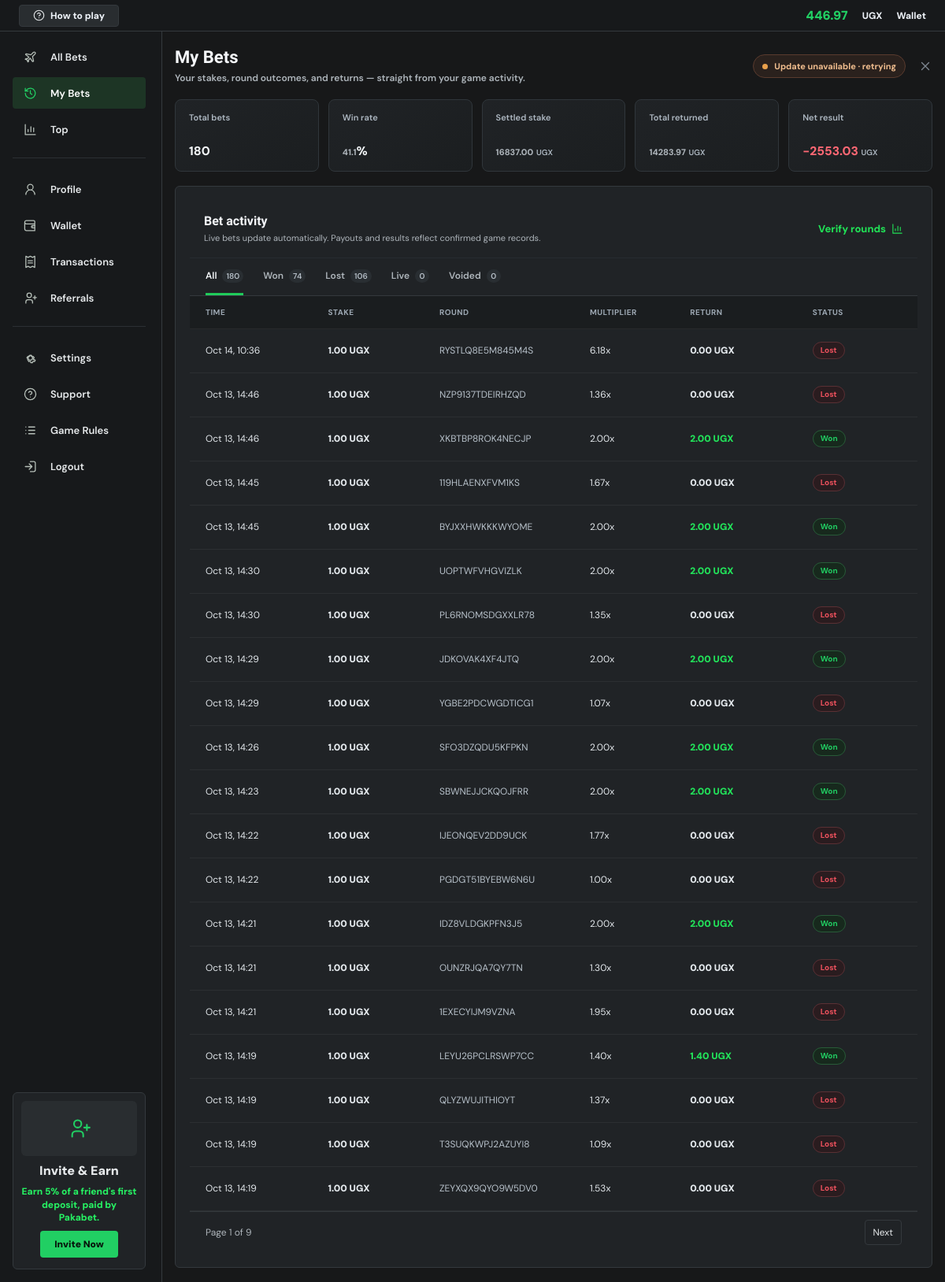
Screenshot of /bet-history/ (signed in) with the database file from the repository.
### core/models.py (models this page shows, shortened)
class Profile(models.Model):
    user = models.OneToOneField(User, on_delete=models.CASCADE)
    referral_code = models.UUIDField(default=uuid.uuid4, unique=True, editable=False)
    client_seed = models.CharField(max_length=128, default=generate_client_seed)
    balance = models.DecimalField(max_digits=12, decimal_places=2, default=1000)
    currency = models.CharField(max_length=3, default='UGX')
    phone_number = models.CharField(max_length=20, blank=True)
    daily_deposit_limit = models.DecimalField(max_digits=12, decimal_places=2, default=300000)
    daily_loss_limit = models.DecimalField(max_digits=12, decimal_places=2, default=200000)
    created_at = models.DateTimeField(auto_now_add=True)

class GameSession(models.Model):
    user = models.ForeignKey(User, on_delete=models.CASCADE)
    round = models.ForeignKey(GameRound, on_delete=models.SET_NULL, null=True, blank=True, related_name='bets')
    stake = models.DecimalField(max_digits=8, decimal_places=2)
    crash_point = models.DecimalField(max_digits=8, decimal_places=2)
    auto_cashout_at = models.DecimalField(max_digits=8, decimal_places=2, null=True, blank=True)
    bet_request_id = models.CharField(max_length=32, blank=True)
    cashed_out_at = models.DecimalField(max_digits=8, decimal_places=2, null=True, blank=True)
    won_amount = models.DecimalField(max_digits=10, decimal_places=2, default=0)
    created_at = models.DateTimeField(default=timezone.now)
    class Meta:
        indexes = [
            models.Index(fields=['round', '-stake']),
            models.Index(fields=['round', '-won_amount']),
            models.Index(fields=['round', 'user']),
            models.Index(fields=['round', 'cashed_out_at', 'auto_cashout_at']),
        ]
        constraints = [
            models.UniqueConstraint(
                fields=['user', 'bet_request_id'],
                condition=~models.Q(bet_request_id=''),
                name='unique_user_bet_request',
            ),
        ]
    @property
    def is_winner(self):
        return self.cashed_out_at is not None and self.cashed_out_at < self.crash_point

class GameRound(models.Model):
    STATUS_CHOICES = [
        ('betting', 'Betting'),
        ('flying', 'Flying'),
        ('crashed', 'Crashed'),
        ('void', 'Void'),
    ]
    public_id = models.CharField(max_length=24, unique=True, db_index=True)
    created_by = models.ForeignKey(
        User,
        on_delete=models.SET_NULL,
        null=True,
        blank=True,
        related_name='created_game_rounds',
    )
    server_seed_hash = models.CharField(max_length=64)
    server_seed_private = models.CharField(max_length=128, blank=True)
    server_seed = models.CharField(max_length=128, blank=True)
    client_seed = models.CharField(max_length=128)
    crash_point = models.DecimalField(max_digits=8, decimal_places=2)
    house_edge = models.DecimalField(max_digits=5, decimal_places=4, default=Decimal('0.0100'))
    status = models.CharField(max_length=10, choices=STATUS_CHOICES, default='flying')
    betting_ends_at = models.DateTimeField(null=True, blank=True)
    bet_count = models.PositiveIntegerField(default=0)
    winning_bet_count = models.PositiveIntegerField(default=0)
    started_at = models.DateTimeField(default=timezone.now)
    crashed_at = models.DateTimeField(null=True, blank=True)
    revealed_at = models.DateTimeField(null=True, blank=True)
    class Meta:
        ordering = ['-started_at']
        indexes = [
            models.Index(fields=['-started_at']),
            models.Index(fields=['status', '-started_at']),
        ]

### core/views.py (the view)
# urls.py: path('bet-history/', views.bet_history, name='bet_history'),
@login_required
def bet_history(request):
    profile = get_object_or_404(Profile, user=request.user)
    history = _bet_history_data(request.user, profile, request.GET.get('outcome', 'all'), request.GET.get('page'))
    return render(request, 'core/bet_history.html', history)

### core/security.py (called while the page is built, shortened)
def check_security_configuration():
    global _configuration_check_complete
    if _configuration_check_complete:
        return

    def __call__(self, request):
        check_security_configuration()
        response = self.get_response(request)
        return response

### core/templates/core/bet_history.html (shortened to what this page needs)
{% extends 'core/base.html' %}
{% load static %}
{% block content %}
<section class="account-page account-bet-history-page" data-history-url="{% url 'bet_history_data' %}" data-play-url="{% url 'play' %}" data-outcome="{{ outcome }}">
    {% include 'core/partials/account_sidebar.html' %}
    <div class="account-workspace">
        {% include 'core/partials/account_topbar.html' %}
        <main class="account-main account-main-history">
            <section class="account-content">
                <div class="account-title-row bet-history-title">
                    <div>
                        <h1>My Bets</h1>
                        <p>Your stakes, round outcomes, and returns — straight from your game activity.</p>
                    </div>
                    <div class="bet-history-title-actions">
                        <span class="history-sync-status" data-history-sync-status role="status" aria-live="polite">
                            <i aria-hidden="true"></i><span>Connecting to game data…</span>
                        </span>
                        <a class="account-close-link" href="{% url 'play' %}" aria-label="Back to game"><svg class="ui-icon" aria-hidden="true"><use href="#icon-close"></use></svg></a>
                    </div>
                </div>
                <section class="bet-history-summary" aria-label="Your all-time bet performance">
                    <article><span>Total bets</span><strong data-history-stat="total_bets">{{ total_bets }}</strong></article>
                    <article><span>Win rate</span><strong><span data-history-stat="win_rate">{{ win_rate|floatformat:1 }}</span>%</strong></article>
                    <article><span>Settled stake</span><strong><span data-history-stat="total_staked">{{ total_staked|floatformat:2 }}</span> <small>{{ profile.currency }}</small></strong></article>
                    <article><span>Total returned</span><strong><span data-history-stat="total_returned">{{ total_returned|floatformat:2 }}</span> <small>{{ profile.currency }}</small></strong></article>
                    <article><span>Net result</span><strong class="{% if net_result >= 0 %}positive{% else %}negative{% endif %}" data-history-stat="net_result">{{ net_result|floatformat:2 }} <small>{{ profile.currency }}</small></strong></article>
                </section>
                <section class="account-card account-table-card bet-history-card">
                    <div class="section-heading bet-history-section-heading">
                        <div>
                            <h2>Bet activity</h2>
                            <p>Live bets update automatically. Payouts and results reflect confirmed game records.</p>
                        </div>
                        <a href="{% url 'provably_fair' %}">Verify rounds <svg class="ui-icon" aria-hidden="true"><use href="#icon-chart"></use></svg></a>
                    </div>
                    <nav class="bet-outcome-filters" aria-label="Filter bets by result">
                        <a class="{% if outcome == 'all' %}active{% endif %}" data-history-filter="all" href="?outcome=all">All <span>{{ filter_counts.all }}</span></a>
                        <a class="{% if outcome == 'won' %}active{% endif %}" data-history-filter="won" href="?outcome=won">Won <span>{{ filter_counts.won }}</span></a>
                        <a class="{% if outcome == 'lost' %}active{% endif %}" data-history-filter="lost" href="?outcome=lost">Lost <span>{{ filter_counts.lost }}</span></a>
                        <a class="{% if outcome == 'live' %}active{% endif %}" data-history-filter="live" href="?outcome=live">Live <span>{{ filter_counts.live }}</span></a>
                        <a class="{% if outcome == 'void' %}active{% endif %}" data-history-filter="void" href="?outcome=void">Voided <span>{{ filter_counts.void }}</span></a>
                    </nav>
                    <div class="account-table bet-history-table">
                        <div class="account-table-head bet-history-head" aria-hidden="true">
                            <span>Time</span><span>Stake</span><span>Round</span><span>Multiplier</span><span>Return</span><span>Status</span>
                        </div>
                        <div class="bet-history-rows" data-history-rows aria-live="polite" aria-relevant="additions text">
                            {% for session in sessions %}
                                <article class="account-table-row bet-history-row" data-session-id="{{ session.id }}">
                                    <span class="bet-time" data-label="Time">{{ session.created_at|date:'M d, H:i' }}</span>
                                    <strong data-label="Stake">{{ session.stake|floatformat:2 }} {{ profile.currency }}</strong>
                                    <span class="bet-round" data-label="Round">{% if session.round %}{{ session.round.public_id }}{% else %}Unavailable{% endif %}</span>
                                    <span data-label="Multiplier">{% if session.history_multiplier is not None %}{{ session.history_multiplier|floatformat:2 }}x{% else %}--{% endif %}</span>
                                    <em class="{% if session.history_status == 'won' %}positive{% endif %}" data-label="Return">{% if session.history_payout is not None %}{{ session.history_payout|floatformat:2 }} {{ profile.currency }}{% else %}--{% endif %}</em>
                                    <span data-label="Status"><span class="bet-status {{ session.history_status }}">{% if session.history_status == 'won' %}Won{% elif session.history_status == 'lost' %}Lost{% elif session.history_status == 'void' %}Voided{% elif session.history_status == 'live' %}Live{% else %}Unavailable{% endif %}</span></span>
                                </article>
                            {% empty %}
                                <div class="account-empty-state" data-history-empty>{% if outcome == 'all' %}No bets yet. Your game activity will appear here when you play.{% else %}No {{ outcome }} bets right now.{% endif %}</div>
                            {% endfor %}
                        </div>
                    </div>
                    <nav class="bet-history-pagination" data-history-pagination aria-label="Bet history pages" {% if page_obj.paginator.num_pages <= 1 %}hidden{% endif %}>
                        <span data-history-page-label>Page {{ page_obj.number }} of {{ page_obj.paginator.num_pages }}</span>
                        <div>
                            {% if page_obj.has_next %}<a href="?outcome={{ outcome }}&page={{ page_obj.next_page_number }}" data-history-page="next" aria-label="Next page">Next</a>{% endif %}
                        </div>
                    </nav>
                </section>
            </section>
        </main>
    </div>
</section>
{% endblock %}

### core/templates/core/partials/account_topbar.html (shortened to what this page needs)
<header class="account-topbar">
    <a class="help-chip" href="{% url 'how_to_play' %}"><svg class="ui-icon" aria-hidden="true"><use href="#icon-help"></use></svg><span>How to play</span></a>
    <div>
        <strong data-account-balance>{{ profile.balance|floatformat:2 }}</strong>
        <span>{{ profile.currency }}</span>
        <a href="{% url 'wallet' %}">Wallet</a>
    </div>
</header>

### rows the page displays
Profile: balance "446.97", currency "UGX"
GameSession: created_at "Oct 14, 10:36", stake "1.00", round.public_id "RYSTLQ8E5M845M4S", history_multiplier "6.18", history_payout "0.00", shows "Lost"
GameSession: created_at "Oct 13, 14:46", stake "1.00", round.public_id "NZP9137TDEIRHZQD", history_multiplier "1.36", history_payout "0.00", shows "Lost"
GameSession: created_at "Oct 13, 14:46", stake "1.00", round.public_id "XKBTBP8ROK4NECJP", history_multiplier "2.00", history_payout "2.00", shows "Won"
GameSession: created_at "Oct 13, 14:45", stake "1.00", round.public_id "119HLAENXFVM1KS", history_multiplier "1.67", history_payout "0.00", shows "Lost"
GameSession: created_at "Oct 13, 14:45", stake "1.00", round.public_id "BYJXXHWKKKWYOME", history_multiplier "2.00", history_payout "2.00", shows "Won"
GameSession: created_at "Oct 13, 14:30", stake "1.00", round.public_id "UOPTWFVHGVIZLK", history_multiplier "2.00", history_payout "2.00", shows "Won"
GameSession: created_at "Oct 13, 14:30", stake "1.00", round.public_id "PL6RNOMSDGXXLR78", history_multiplier "1.35", history_payout "0.00", shows "Lost"
GameSession: created_at "Oct 13, 14:29", stake "1.00", round.public_id "JDKOVAK4XF4JTQ", history_multiplier "2.00", history_payout "2.00", shows "Won"
GameSession: created_at "Oct 13, 14:29", stake "1.00", round.public_id "YGBE2PDCWGDTICG1", history_multiplier "1.07", history_payout "0.00", shows "Lost"
GameSession: created_at "Oct 13, 14:26", stake "1.00", round.public_id "SFO3DZQDU5KFPKN", history_multiplier "2.00", history_payout "2.00", shows "Won"
GameSession: created_at "Oct 13, 14:23", stake "1.00", round.public_id "SBWNEJJCKQOJFRR", history_multiplier "2.00", history_payout "2.00", shows "Won"
GameSession: created_at "Oct 13, 14:22", stake "1.00", round.public_id "IJEONQEV2DD9UCK", history_multiplier "1.77", history_payout "0.00", shows "Lost"
GameSession: created_at "Oct 13, 14:22", stake "1.00", round.public_id "PGDGT51BYEBW6N6U", history_multiplier "1.00", history_payout "0.00", shows "Lost"
GameSession: created_at "Oct 13, 14:21", stake "1.00", round.public_id "IDZ8VLDGKPFN3J5", history_multiplier "2.00", history_payout "2.00", shows "Won"
GameSession: created_at "Oct 13, 14:21", stake "1.00", round.public_id "OUNZRJQA7QY7TN", history_multiplier "1.30", history_payout "0.00", shows "Lost"
GameSession: created_at "Oct 13, 14:21", stake "1.00", round.public_id "1EXECYIJM9VZNA", history_multiplier "1.95", history_payout "0.00", shows "Lost"
GameSession: created_at "Oct 13, 14:19", stake "1.00", round.public_id "LEYU26PCLRSWP7CC", history_multiplier "1.40", history_payout "1.40", shows "Won"
GameSession: created_at "Oct 13, 14:19", stake "1.00", round.public_id "QLYZWUJITHIOYT", history_multiplier "1.37", history_payout "0.00", shows "Lost"
GameSession: created_at "Oct 13, 14:19", stake "1.00", round.public_id "T3SUQKWPJ2AZUYI8", history_multiplier "1.09", history_payout "0.00", shows "Lost"
GameSession: created_at "Oct 13, 14:19", stake "1.00", round.public_id "ZEYXQX9QYO9W5DV0", history_multiplier "1.53", history_payout "0.00", shows "Lost"

### other values shown
{{ total_bets }} "180"
{{ win_rate|floatformat:1 }} "41.1"
{{ total_staked|floatformat:2 }} "16837.00"
{{ total_returned|floatformat:2 }} "14283.97"
{{ net_result|floatformat:2 }} "-2553.03"
{{ filter_counts.all }} "180"
{{ filter_counts.won }} "74"
{{ filter_counts.lost }} "106"
{{ filter_counts.live }} "0"
{{ filter_counts.void }} "0"
{{ page_obj.number }} "1"
{{ page_obj.paginator.num_pages }} "9"
